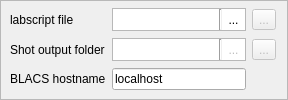
       <widget class="QFrame" name="frame">
        <property name="sizePolicy">
         <sizepolicy hsizetype="Expanding" vsizetype="Preferred">
          <horstretch>1</horstretch>
          <verstretch>0</verstretch>
         </sizepolicy>
        </property>
        <property name="frameShape">
         <enum>QFrame::StyledPanel</enum>
        </property>
        <property name="frameShadow">
         <enum>QFrame::Plain</enum>
        </property>
        <layout class="QGridLayout" name="gridLayout_3">
         <property name="sizeConstraint">
          <enum>QLayout::SetDefaultConstraint</enum>
         </property>
         <property name="leftMargin">
          <number>9</number>
         </property>
         <property name="topMargin">
          <number>6</number>
         </property>
         <property name="bottomMargin">
          <number>6</number>
         </property>
         <item row="2" column="1">
          <widget class="QLineEdit" name="lineEdit_BLACS_hostname">
           <property name="toolTip">
            <string>&lt;html&gt;&lt;head/&gt;&lt;body&gt;&lt;p&gt;The host computer running BLACS.&lt;/p&gt;&lt;/body&gt;&lt;/html&gt;</string>
           </property>
           <property name="text">
            <string>localhost</string>
           </property>
           <property name="frame">
            <bool>true</bool>
           </property>
          </widget>
         </item>
         <item row="0" column="0">
          <widget class="QLabel" name="label_3">
           <property name="text">
            <string>labscript file</string>
           </property>
          </widget>
         </item>
         <item row="1" column="2">
          <widget class="QToolButton" name="toolButton_reset_shot_output_folder">
           <property name="enabled">
            <bool>false</bool>
           </property>
           <property name="toolTip">
            <string>&lt;html&gt;&lt;head/&gt;&lt;body&gt;&lt;p&gt;Reset to default output folder.&lt;/p&gt;&lt;p&gt;If the folder does not exist it will be created at compile-time.&lt;/p&gt;&lt;/body&gt;&lt;/html&gt;</string>
           </property>
           <property name="text">
            <string>...</string>
           </property>
           <property name="icon">
            <iconset>
             <normaloff>:/qtutils/fugue/arrow-turn-180-left.png</normaloff>:/qtutils/fugue/arrow-turn-180-left.png</iconset>
           </property>
          </widget>
         </item>
         <item row="1" column="0">
          <widget class="QLabel" name="label_2">
           <property name="text">
            <string>Shot output folder</string>
           </property>
          </widget>
         </item>
         <item row="2" column="0">
          <widget class="QLabel" name="label">
           <property name="text">
            <string>BLACS hostname</string>
           </property>
          </widget>
         </item>
         <item row="0" column="2">
          <widget class="QToolButton" name="toolButton_edit_labscript_file">
           <property name="enabled">
            <bool>false</bool>
           </property>
           <property name="toolTip">
            <string>&lt;html&gt;&lt;head/&gt;&lt;body&gt;&lt;p&gt;Edit this labscript file in a text editor.&lt;/p&gt;&lt;/body&gt;&lt;/html&gt;</string>
           </property>
           <property name="text">
            <string>...</string>
           </property>
           <property name="icon">
            <iconset>
             <normaloff>:/qtutils/fugue/document--pencil.png</normaloff>:/qtutils/fugue/document--pencil.png</iconset>
           </property>
          </widget>
         </item>
         <item row="1" column="1">
          <widget class="QFrame" name="frame">
           <property name="sizePolicy">
            <sizepolicy hsizetype="Preferred" vsizetype="Preferred">
             <horstretch>0</horstretch>
             <verstretch>0</verstretch>
            </sizepolicy>
           </property>
           <property name="sizeIncrement">
            <size>
             <width>0</width>
             <height>0</height>
            </size>
           </property>
           <property name="frameShape">
            <enum>QFrame::StyledPanel</enum>
           </property>
           <layout class="QHBoxLayout" name="horizontalLayout">
            <property name="spacing">
             <number>0</number>
            </property>
            <property name="leftMargin">
             <number>0</number>
            </property>
            <property name="topMargin">
             <number>0</number>
            </property>
            <property name="rightMargin">
             <number>0</number>
            </property>
            <property name="bottomMargin">
             <number>0</number>
            </property>
            <item>
             <widget class="QLineEdit" name="lineEdit_shot_output_folder">
              <property name="sizePolicy">
               <sizepolicy hsizetype="Expanding" vsizetype="Ignored">
                <horstretch>0</horstretch>
                <verstretch>0</verstretch>
               </sizepolicy>
              </property>
              <property name="toolTip">
               <string>&lt;html&gt;&lt;head/&gt;&lt;body&gt;&lt;p&gt;The folder in which newly compiled shot files will be placed.&lt;/p&gt;&lt;p&gt;If the folder does not exist, it will be created at compile time.&lt;/p&gt;&lt;/body&gt;&lt;/html&gt;</string>
              </property>
              <property name="styleSheet">
               <string notr="true"/>
              </property>
              <property name="frame">
               <bool>false</bool>
              </property>
              <property name="readOnly">
               <bool>true</bool>
              </property>
             </widget>
            </item>
            <item>
             <widget class="Line" name="line_2">
              <property name="orientation">
               <enum>Qt::Vertical</enum>
              </property>
             </widget>
            </item>
            <item>
             <widget class="QToolButton" name="toolButton_select_shot_output_folder">
              <property name="enabled">
               <bool>false</bool>
              </property>
              <property name="toolTip">
               <string>Select folder ...</string>
              </property>
              <property name="styleSheet">
               <string notr="true">QToolButton{
    border: none;
    background: white;
    padding: 2px;
}

QToolButton:hover {
     background-color: qlineargradient(x1: 0, y1: 0, x2: 0, y2: 1,
                                       stop: 0 #f6f7fa, stop: 1 #dadbde);
 }

 QToolButton:pressed {
     background-color: qlineargradient(x1: 0, y1: 0, x2: 0, y2: 1,
                                       stop: 0 #dadbde, stop: 1 #f6f7fa);
 }</string>
              </property>
              <property name="text">
               <string>...</string>
              </property>
              <property name="icon">
               <iconset>
                <normaloff>:/qtutils/fugue/folder-horizontal-open.png</normaloff>:/qtutils/fugue/folder-horizontal-open.png</iconset>
              </property>
             </widget>
            </item>
           </layout>
          </widget>
         </item>
         <item row="0" column="1">
          <widget class="QFrame" name="frame">
           <property name="autoFillBackground">
            <bool>false</bool>
           </property>
           <property name="styleSheet">
            <string notr="true">QToolButton{
    background: rgb(224,224,224);
    padding: 3px;
}</string>
           </property>
           <property name="frameShape">
            <enum>QFrame::StyledPanel</enum>
           </property>
           <layout class="QHBoxLayout" name="horizontalLayout_2">
            <property name="spacing">
             <number>0</number>
            </property>
            <property name="leftMargin">
             <number>0</number>
            </property>
            <property name="topMargin">
             <number>0</number>
            </property>
            <property name="rightMargin">
             <number>0</number>
            </property>
            <property name="bottomMargin">
             <number>0</number>
            </property>
            <item>
             <widget class="QLineEdit" name="lineEdit_labscript_file">
              <property name="sizePolicy">
               <sizepolicy hsizetype="Expanding" vsizetype="Ignored">
                <horstretch>0</horstretch>
                <verstretch>0</verstretch>
               </sizepolicy>
              </property>
              <property name="toolTip">
               <string>The labscript file to compile.</string>
              </property>
              <property name="styleSheet">
               <string notr="true"/>
              </property>
              <property name="frame">
               <bool>false</bool>
              </property>
              <property name="readOnly">
               <bool>true</bool>
              </property>
             </widget>
            </item>
            <item>
             <widget class="Line" name="line">
              <property name="orientation">
               <enum>Qt::Vertical</enum>
              </property>
             </widget>
            </item>
            <item>
             <widget class="QToolButton" name="toolButton_select_labscript_file">
              <property name="toolTip">
               <string>Select a file ...</string>
              </property>
              <property name="styleSheet">
               <string notr="true">QToolButton{
    border: none;
    background: white;
    padding: 2px;
}

QToolButton:hover {
     background-color: qlineargradient(x1: 0, y1: 0, x2: 0, y2: 1,
                                       stop: 0 #f6f7fa, stop: 1 #dadbde);
 }

 QToolButton:pressed {
     background-color: qlineargradient(x1: 0, y1: 0, x2: 0, y2: 1,
                                       stop: 0 #dadbde, stop: 1 #f6f7fa);
 }</string>
              </property>
              <property name="text">
               <string>...</string>
              </property>
              <property name="icon">
               <iconset>
                <normaloff>:/qtutils/custom/python-document.png</normaloff>:/qtutils/custom/python-document.png</iconset>
              </property>
             </widget>
            </item>
           </layout>
          </widget>
         </item>
        </layout>
       </widget>
